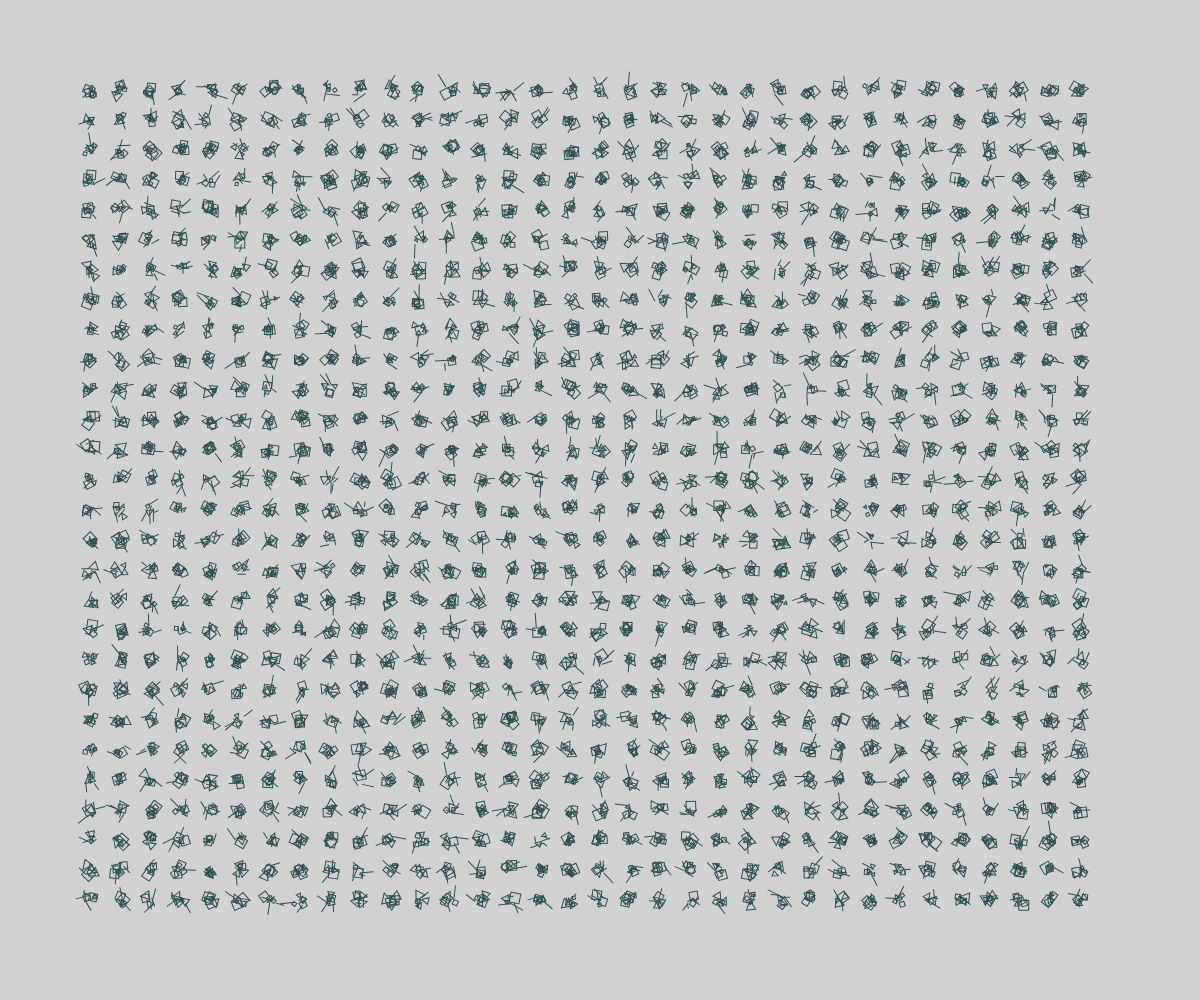
Frame 1 (no input)
Frame 60 (no input): identical to frame 1, image omitted
Frame 120 (the mouse pressed at the canvas centre since frame 60): identical to frame 1, image omitted

The p5.js sketch that drew this single still picture (run headless with seeded random() and noise() and a simulated clock; from frame 60 on, the mouse is pressed at the canvas centre):

// p5.js sketch
// ── sketch.js
function setup() {
  // Crea una tela che copre l'intera finestra del browser
  createCanvas(windowWidth, windowHeight);
  // Imposta il colore di sfondo della tela
  background("#d1d1d1");

  // Imposta un margine esterno per il contenuto disegnato
  let outerPadding = 90;
  // Imposta la modalità angolo a gradi invece di radianti
  angleMode(DEGREES);
  // Imposta lo spessore delle linee
  strokeWeight(1);
  // Disattiva il riempimento per le forme, si userà solo il contorno
  noFill();

  // Calcola la larghezza totale disponibile, tenendo conto del margine esterno
  let totalWidth = width - outerPadding * 2;
  // Calcola l'altezza totale disponibile, tenendo conto del margine esterno
  let totalHeight = height - outerPadding * 2;

  // Dimensione di base di ogni lato del glifo (un "modulo" di disegno)
  let side = 10;
  // Spaziatura tra i glifi
  let padding = 20;
  // Calcola la dimensione effettiva del glifo includendo il padding
  let glyphSize = side + padding;

  // Numero totale di righe di glifi che possono essere posizionate verticalmente
  let totalRows = totalHeight / glyphSize;
  // Numero totale di colonne di glifi che possono essere posizionate orizzontalmente
  let totalCols = totalWidth / glyphSize;

  // Loop per ogni riga
  for (let row = 0; row < totalRows; row++) {
    // Loop per ogni colonna
    for (let col = 0; col < totalCols; col++) {
      // Calcola la posizione verticale del glifo corrente
      let y = outerPadding + row * glyphSize;
      // Calcola la posizione orizzontale del glifo corrente
      let x = outerPadding + col * glyphSize;
      // Imposta il colore del contorno del glifo
      stroke("darkslategray");

      // Salva il contesto di disegno attuale
      push();
      // Trasla l'origine (0, 0) alla posizione corrente del glifo
      translate(x, y);
      // Ruota il contesto di un angolo casuale tra -15 e 15 gradi
      rotate(random(-15, 15));
      // Disegna il glifo geometrico con dimensione specificata
      drawGeometricGlyph(side);
      // Ripristina il contesto di disegno precedente
      pop();
    }
  }
}

// Funzione draw lasciata vuota perché il disegno è statico e non richiede aggiornamenti continui
function draw() {
  // Vuoto
}

// Funzione per disegnare un glifo geometrico composto da forme diverse
function drawGeometricGlyph(size) {
  // Numero casuale di forme (tra 7 e 9) per ogni glifo
  let shapeCount = int(random(7, 9));

  // Loop per disegnare ogni forma del glifo
  for (let i = 0; i < shapeCount; i++) {
    // Seleziona casualmente il tipo di forma (cerchio, quadrato, triangolo, linea)
    let shapeType = int(random(1, 4));
    // Posizione casuale della forma corrente nel raggio di metà della dimensione
    let x = random(-size / 2, size / 2);
    let y = random(-size / 2, size / 2);
    // Dimensione casuale della forma corrente, tra 30% e 100% della dimensione base
    let shapeSize = random(size * 0.3, size);

    // Salva il contesto di disegno attuale
    push();
    // Trasla l'origine alla posizione casuale calcolata per la forma
    translate(x, y);
    // Ruota la forma di un angolo casuale tra 0 e 360 gradi
    rotate(random(0, 360));

    // Controlla il tipo di forma e disegna di conseguenza
    if (shapeType === 0) {
      // Disegna un cerchio al centro delle coordinate (0, 0)
      ellipse(0, 0, shapeSize);
    } else if (shapeType === 1) {
      // Disegna un quadrato con il centro in (0, 0)
      rectMode(CENTER);
      rect(0, 0, shapeSize, shapeSize);
    } else if (shapeType === 2) {
      // Disegna un triangolo con vertici centrati attorno a (0, 0)
      triangle(
        -shapeSize / 2, shapeSize / 2, // vertice in basso a sinistra
        shapeSize / 2, shapeSize / 2,  // vertice in basso a destra
        0, -shapeSize / 2              // vertice in alto
      );
    } else if (shapeType === 3) {
      // Disegna una linea dal centro (0, 0) a un punto offset di shapeSize
      line(0, 0, shapeSize, shapeSize);
    }
    // Ripristina il contesto di disegno precedente
    pop();
  }
}
